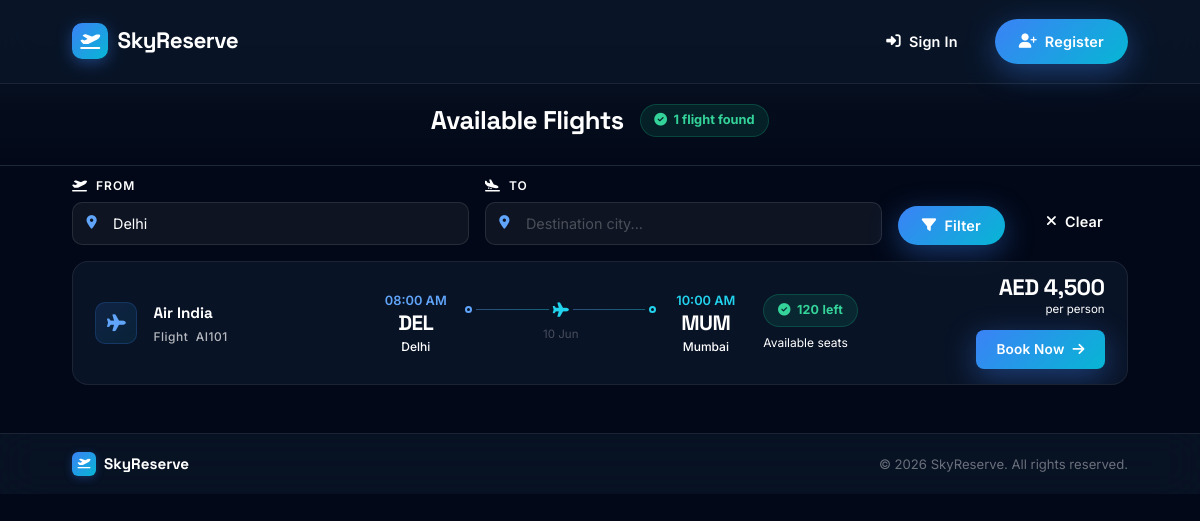
Screenshot of /flights.php?source=Delhi with the database file from the repository.
### tables this page shows
CREATE TABLE `flights` (
  `flight_id` int NOT NULL AUTO_INCREMENT,
  `flight_number` varchar(20) NOT NULL,
  `airline_name` varchar(100) NOT NULL,
  `source_city` varchar(100) NOT NULL,
  `destination_city` varchar(100) NOT NULL,
  `departure_time` datetime NOT NULL,
  `arrival_time` datetime NOT NULL,
  `available_seats` int NOT NULL,
  `ticket_price` decimal(10,2) NOT NULL,
  PRIMARY KEY (`flight_id`),
  UNIQUE KEY `flight_number` (`flight_number`)
);

### flights.php (the view, shortened to what this page needs)
<?php
include("config.php");
$source_filter = isset($_GET['source']) ? trim($_GET['source']) : '';
$dest_filter   = isset($_GET['destination']) ? trim($_GET['destination']) : '';
$sql = "SELECT * FROM flights WHERE 1=1";
if (!empty($source_filter)) {
    $safe = $conn->real_escape_string($source_filter);
    $sql .= " AND source_city LIKE '%$safe%'";
}
$sql .= " ORDER BY departure_time ASC";
$result = $conn->query($sql);
$total  = $result ? $result->num_rows : 0;
?>
<!DOCTYPE html>
<html lang="en">
<head>
    <link rel="stylesheet" href="https://cdnjs.cloudflare.com/ajax/libs/font-awesome/6.5.0/css/all.min.css">
    <link rel="stylesheet" href="style.css">
</head>
<body>
<nav class="navbar">
    <a href="index.php" class="nav-brand">
        <div class="brand-icon"><i class="fa-solid fa-plane-departure"></i></div>
        SkyReserve
    </a>
    <div class="nav-right">
        <?php if(isset($_SESSION['user_id'])): ?>
            <a href="my_bookings.php" class="btn btn-ghost"><i class="fa-solid fa-ticket"></i> My Bookings</a>
            <span style="color:rgba(255,255,255,0.8); font-size:0.9rem;"><i class="fa-solid fa-circle-user"></i> <?php echo htmlspecialchars($_SESSION['full_name']); ?></span>
            <a href="logout.php" class="btn btn-ghost"><i class="fa-solid fa-right-from-bracket"></i> Logout</a>
        <?php else: ?>
            <a href="login.php" class="btn btn-ghost"><i class="fa-solid fa-right-to-bracket"></i> Sign In</a>
            <a href="register.php" class="btn btn-primary"><i class="fa-solid fa-user-plus"></i> Register</a>
        <?php endif; ?>
    </div>
</nav>
<div class="page-hero">
    <div class="page-hero-inner" style="display:flex; align-items:center; justify-content:center; gap:1rem; flex-wrap:wrap;">
        <h1 class="page-title" style="margin:0; font-size:1.6rem; color:#ffffff;">Available Flights</h1>
        <span style="font-size:0.8rem; font-weight:700; color:#34d399; background:rgba(16,185,129,0.12); border:1px solid rgba(16,185,129,0.25); padding:0.35rem 0.85rem; border-radius:20px; display:inline-flex; align-items:center; gap:0.4rem;">
            <i class="fa-solid fa-circle-check"></i> <?php echo $total; ?> flight<?php echo $total !== 1 ? 's' : ''; ?> found
        </span>
    </div>
</div>
<form method="GET" action="flights.php">
    <div class="filter-bar">
        <div class="filter-field">
            <span class="filter-label"><i class="fa-solid fa-plane-departure"></i>&nbsp; From</span>
            <div class="filter-input-wrap">
                <i class="fa-solid fa-location-dot"></i>
                <input type="text" name="source" class="filter-input" placeholder="Source city..." value="<?php echo htmlspecialchars($source_filter); ?>">
            </div>
        </div>
        <div class="filter-field">
            <span class="filter-label"><i class="fa-solid fa-plane-arrival"></i>&nbsp; To</span>
            <div class="filter-input-wrap">
                <i class="fa-solid fa-location-dot"></i>
                <input type="text" name="destination" class="filter-input" placeholder="Destination city..." value="<?php echo htmlspecialchars($dest_filter); ?>">
            </div>
        </div>
        <button type="submit" class="btn btn-primary" style="align-self:flex-end;">
            <i class="fa-solid fa-filter"></i> Filter
        </button>
        <?php if ($source_filter || $dest_filter): ?>
        <a href="flights.php" class="btn btn-ghost" style="align-self:flex-end;">
            <i class="fa-solid fa-xmark"></i> Clear
        </a>
        <?php endif; ?>
    </div>
</form>
<div class="flights-container">
<?php
if ($result && $result->num_rows > 0):
    while ($row = $result->fetch_assoc()):
        $seats      = (int)$row['available_seats'];
        $badgeClass = $seats > 20 ? 'badge-success' : ($seats > 5 ? 'badge-warning' : 'badge-info');
        $badgeIcon  = $seats > 20 ? 'fa-circle-check' : ($seats > 5 ? 'fa-triangle-exclamation' : 'fa-fire');
        $dep_time   = date('h:i A', strtotime($row['departure_time']));
        $arr_time   = date('h:i A', strtotime($row['arrival_time']));
        $dep_date   = date('d M', strtotime($row['departure_time']));
        $src_code   = strtoupper(substr($row['source_city'], 0, 3));
        $dst_code   = strtoupper(substr($row['destination_city'], 0, 3));
?>
    <div class="flight-card">
        <div class="flight-airline-info">
            <div class="airline-logo"><i class="fa-solid fa-plane"></i></div>
            <div>
                <div class="airline-name"><?php echo htmlspecialchars($row['airline_name']); ?></div>
                <div class="flight-number">Flight &nbsp;<?php echo htmlspecialchars($row['flight_number']); ?></div>
            </div>
        </div>
        <div class="flight-route">
            <div class="route-city">
                <div class="route-city-time"><?php echo $dep_time; ?></div>
                <div class="route-city-code"><?php echo $src_code; ?></div>
                <div class="route-city-name"><?php echo htmlspecialchars($row['source_city']); ?></div>
            </div>
            <div class="route-arrow">
                <div class="route-line-container">
                    <div class="route-dot"></div>
                    <div class="route-line"></div>
                    <i class="fa-solid fa-plane route-plane-icon"></i>
                    <div class="route-line"></div>
                    <div class="route-dot" style="border-color: var(--cyan-400);"></div>
                </div>
                <div style="font-size:0.72rem; color:rgba(255,255,255,0.25); margin-top:4px;"><?php echo $dep_date; ?></div>
            </div>
            <div class="route-city">
                <div class="route-city-time" style="color: var(--cyan-400);"><?php echo $arr_time; ?></div>
                <div class="route-city-code"><?php echo $dst_code; ?></div>
                <div class="route-city-name"><?php echo htmlspecialchars($row['destination_city']); ?></div>
            </div>
        </div>
        <div>
            <span class="badge <?php echo $badgeClass; ?>">
                <i class="fa-solid <?php echo $badgeIcon; ?>"></i>
                <?php echo $seats; ?> left
            </span>
            <div class="seats-label">Available seats</div>
        </div>
        <div class="flight-price-col">
            <div>
                <div class="price-amount">AED <?php echo number_format($row['ticket_price']); ?></div>
                <div class="price-per">per person</div>
            </div>
            <a href="<?php echo isset($_SESSION['user_id']) ? 'book.php?flight_id='.$row['flight_id'] : 'login.php'; ?>" class="btn btn-primary" style="padding:0.55rem 1.25rem; font-size:0.85rem; border-radius:8px;">
                Book Now <i class="fa-solid fa-arrow-right"></i>
            </a>
        </div>
    </div>
<?php
    endwhile;
endif; ?>
</div>
<footer class="footer">
    <div class="footer-inner">
        <div class="footer-brand">
            <div class="footer-icon"><i class="fa-solid fa-plane-departure"></i></div>
            SkyReserve
        </div>
        <div class="footer-copy">
            &copy; <?php echo date('Y'); ?> SkyReserve. All rights reserved.
        </div>
    </div>
</footer>
</body>
</html>

### rows the page displays
flights: airline_name "Air India", flight_number "AI101", departure_time "08:00 AM", source_city "DEL", source_city "Delhi", departure_time "10 Jun", arrival_time "10:00 AM", destination_city "MUM", destination_city "Mumbai", available_seats "120", ticket_price "4,500"

### other values shown
$total "1"
